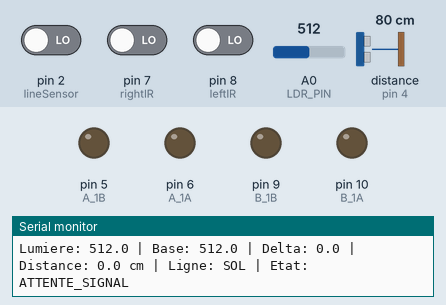
A sketch run on a simulated Arduino Uno, built with avr-gcc and run on an emulated ATmega328P. Shown: output pins drawn as LEDs (lit = HIGH), the last lines printed to the serial monitor. The inputs (shaded band) are chosen by the test bench; at power-on: A0 (LDR_PIN) = 512, pin 2 (lineSensor) LOW, pin 8 (leftIR) LOW, pin 7 (rightIR) LOW, distance to the obstacle (sensor on pin 4) 80 cm. The echo pulse lasts 58.3 µs per cm; pins used as bus, display or sensor lines are not drawn.

Above: at 5.4 s.
5.5 s: A0 (LDR_PIN) set to 555
At 7.0 s:
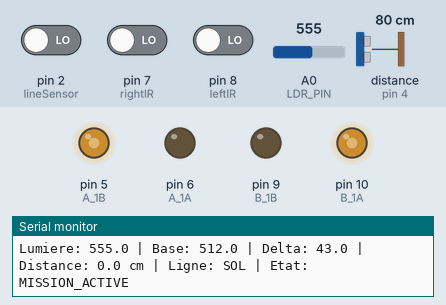
7.3 s: pin 2 (lineSensor) driven HIGH
At 8.64 s:
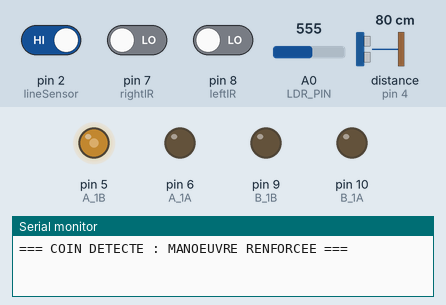
10.3 s: pin 2 (lineSensor) driven LOW
11.8 s: pin 8 (leftIR) driven HIGH
At 12.6 s:
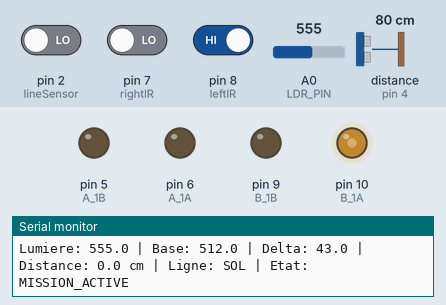
13.3 s: pin 7 (rightIR) driven HIGH
At 14.2 s:
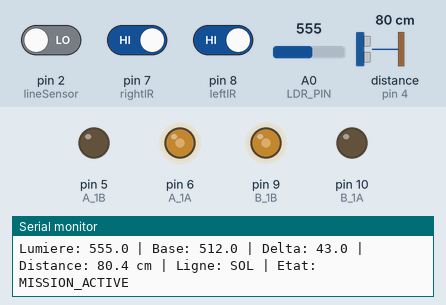
15.0 s: pin 2 (lineSensor) driven HIGH and pin 7 (rightIR) driven LOW
At 15.75 s:
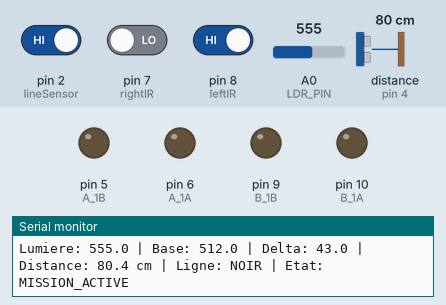
Timing chart, 0 to 19.0 s (numbered marks = the images above; inputs shaded):
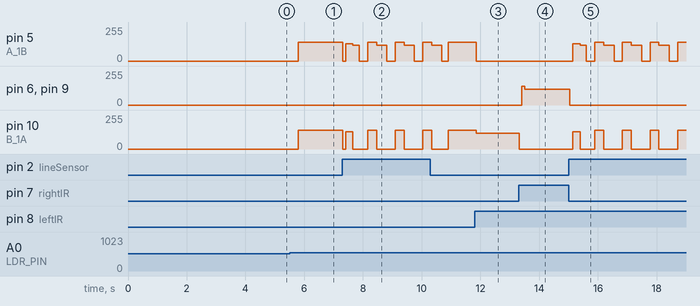

Measured:
- the behaviour switches between 541 and 542 on A0 (LDR_PIN) (found by bisection; images 0 and 1)
- after the input at 5.5 s, pin 5 (A_1B), pin 10 (B_1A): 0/255 → 140/255 after 0.30 s
- after the input at 7.3 s, pin 5 (A_1B): 140/255 → 0/255 at once, → 130/255 0.10 s later, → 120/255 0.25 s later, → 0/255 0.22 s later, … (11 changes in this stretch); pin 10 (B_1A): 140/255 → 0/255 at once, → 130/255 0.10 s later, → 0/255 0.25 s later, → 140/255 0.51 s later, … (8 changes in this stretch)
- after the input at 11.8 s, pin 5 (A_1B): 140/255 → 0/255 after 0.06 s; pin 10 (B_1A): 140/255 → 120/255 after 0.06 s
- after the input at 13.3 s, pin 6 (A_1A): 0/255 → 140/255 after 0.10 s, → 120/255 0.10 s later; pin 9 (B_1B): 0/255 → 140/255 after 0.11 s, → 120/255 0.10 s later; pin 10 (B_1A): 120/255 → 0/255 at once
- after the input at 15.0 s, pin 5 (A_1B): 0/255 → 130/255 after 0.14 s, → 120/255 0.25 s later, → 0/255 0.22 s later, → 140/255 0.29 s later, … (13 changes in this stretch); pin 6 (A_1A): 120/255 → 0/255 at once

The sketch:

i_0_9_hardware_prototype.ino
```cpp
#include <EEPROM.h>

// ============================================================
// MOTEURS ET CAPTEURS DEJA VALIDES
// ============================================================

float motorAOffset = 1.0;
float motorBOffset = 1.0;

const int A_1B = 5;
const int A_1A = 6;
const int B_1B = 9;
const int B_1A = 10;

const int echoPin = 4;
const int trigPin = 3;

const int rightIR = 7;
const int leftIR = 8;

// Capteur de ligne : 0 = sol rouge, 1 = ruban noir.
const int lineSensor = 2;

// ============================================================
// PHOTORESISTANCE
// ============================================================

const int LDR_PIN = A0;

const int LIGHT_SAMPLE_COUNT = 10;
const int LIGHT_SAMPLE_DELAY_MS = 2;

// La lampe declenche la mission a partir de Base + 30.
const float SIGNAL_DELTA = 30.0;

// Zone neutre utilisee pour suivre lentement la lumiere ambiante.
const float BASELINE_TRACK_DELTA = 15.0;
const float BASELINE_ALPHA = 0.02;

// Valeur initiale a tester pour l'arrivee pres de la lampe.
// Avec le test integre, Base + 220 correspond approximativement
// a une lampe situee entre 20 et 50 cm du capteur.
const float ARRIVAL_DELTA = 220.0;

// Le robot valide la cible uniquement à 25 cm ou moins.
const float TARGET_DISTANCE_CM = 25.0;

const int REQUIRED_LIGHT_READINGS = 5;

float lightBaseline = 0.0;
float lightValue = 0.0;
float lightDelta = 0.0;

int signalCount = 0;
int arrivalCount = 0;

enum RobotState {
  WAITING_FOR_SIGNAL,
  MISSION_ACTIVE,
  TARGET_REACHED
};

RobotState robotState = WAITING_FOR_SIGNAL;

float lastDistance = 0.0;
int lineValue = LOW;
unsigned long lastBoundaryDetection = 0;
unsigned long lastStatusPrint = 0;

// ============================================================
// MESURES
// ============================================================

float readSensorData() {
  digitalWrite(trigPin, LOW);
  delayMicroseconds(2);
  digitalWrite(trigPin, HIGH);
  delayMicroseconds(10);
  digitalWrite(trigPin, LOW);

  // Limite l'attente a 30 ms. Une duree nulle signifie qu'aucun echo
  // ultrasonique n'a ete recu, et non qu'un obstacle se trouve a 0 cm.
  unsigned long duration = pulseIn(echoPin, HIGH, 30000);

  if (duration == 0) {
    return 0.0;
  }

  return duration / 58.00;
}

float readLightAverage() {
  long total = 0;

  for (int i = 0; i < LIGHT_SAMPLE_COUNT; i++) {
    total += analogRead(LDR_PIN);
    delay(LIGHT_SAMPLE_DELAY_MS);
  }

  return total / float(LIGHT_SAMPLE_COUNT);
}

void calibrateLightBaseline() {
  // Environ 3 secondes. La lampe cible doit rester eteinte.
  const int calibrationReadings = 150;
  float total = 0.0;

  for (int i = 0; i < calibrationReadings; i++) {
    total += readLightAverage();
  }

  lightBaseline = total / calibrationReadings;
}

// ============================================================
// COMMANDES DES MOTEURS
// ============================================================

bool forwardRestartRequired = true;

const int FORWARD_RESTART_SPEED = 140;
const int FORWARD_RESTART_MS = 100;
const int FORWARD_DIRECTION_PAUSE_MS = 80;

void writeForwardOutputs(int speed) {
  analogWrite(A_1B, 0);
  analogWrite(A_1A, int(speed * motorBOffset));
  analogWrite(B_1B, int(speed * motorAOffset * 1.00));
  analogWrite(B_1A, 0);
}

void moveForward(int speed) {
  if (forwardRestartRequired) {
    // Courte pause neutre après un recul ou un virage.
    analogWrite(A_1B, 0);
    analogWrite(A_1A, 0);
    analogWrite(B_1B, 0);
    analogWrite(B_1A, 0);
    delay(FORWARD_DIRECTION_PAUSE_MS);

    // Impulsion brève pour vaincre le blocage mécanique au redémarrage.
    writeForwardOutputs(FORWARD_RESTART_SPEED);
    delay(FORWARD_RESTART_MS);

    forwardRestartRequired = false;
  }

  // Retour immédiat à la vitesse normale calibrée.
  writeForwardOutputs(speed);
}

void moveBackward(int speed) {
  forwardRestartRequired = true;

  analogWrite(A_1B, int(speed * motorAOffset));
  analogWrite(A_1A, 0);
  analogWrite(B_1B, 0);
  analogWrite(B_1A, int(speed * motorBOffset));
}

void backLeft(int speed) {
  forwardRestartRequired = true;

  analogWrite(A_1B, speed);
  analogWrite(A_1A, 0);
  analogWrite(B_1B, 0);
  analogWrite(B_1A, 0);
}

void backRight(int speed) {
  forwardRestartRequired = true;

  analogWrite(A_1B, 0);
  analogWrite(A_1A, 0);
  analogWrite(B_1B, 0);
  analogWrite(B_1A, speed);
}

void stopMove() {
  analogWrite(A_1B, 0);
  analogWrite(A_1A, 0);
  analogWrite(B_1B, 0);
  analogWrite(B_1A, 0);
}

void avoidBoundary() {
  unsigned long now = millis();

  bool cornerDetected =
      lastBoundaryDetection != 0 &&
      now - lastBoundaryDetection < 2500;

  lastBoundaryDetection = now;

  if (cornerDetected) {
    Serial.println("=== COIN DETECTE : MANOEUVRE RENFORCEE ===");
  } else {
    Serial.println("=== LIGNE NOIRE : RETOUR VERS LA GRILLE ===");
  }

  stopMove();
  delay(100);

  if (cornerDetected) {
    moveBackward(140);
    delay(300);

    backLeft(120);
    delay(350);
  } else {
    moveBackward(130);
    delay(250);

    backLeft(120);
    delay(220);
  }

  stopMove();
  delay(100);
}

// ============================================================
// LOGIQUE LUMINEUSE
// ============================================================

void updateLightState() {
  lightValue = readLightAverage();
  lightDelta = lightValue - lightBaseline;

  if (robotState == WAITING_FOR_SIGNAL) {
    if (lightDelta >= SIGNAL_DELTA) {
      signalCount++;
    } else {
      signalCount = 0;
    }

    if (signalCount >= REQUIRED_LIGHT_READINGS) {
      robotState = MISSION_ACTIVE;
      signalCount = 0;
      Serial.println("=== SIGNAL CONFIRME : MISSION DEMARREE ===");
    } else if (lightDelta < BASELINE_TRACK_DELTA) {
      // Suivi lent de la lumière ambiante avant la mission.
      lightBaseline =
          (1.0 - BASELINE_ALPHA) * lightBaseline
          + BASELINE_ALPHA * lightValue;
    }

  } else if (robotState == MISSION_ACTIVE) {
    // La cible doit être lumineuse ET suffisamment proche.
    if (lightDelta >= ARRIVAL_DELTA) {
      lastDistance = readSensorData();

      bool targetCloseEnough =
          lastDistance > 2.0 &&
          lastDistance <= TARGET_DISTANCE_CM;

      if (targetCloseEnough) {
        arrivalCount++;
      } else {
        arrivalCount = 0;
      }
    } else {
      arrivalCount = 0;
    }

    if (arrivalCount >= REQUIRED_LIGHT_READINGS) {
      robotState = TARGET_REACHED;
      arrivalCount = 0;
      stopMove();

      Serial.println(
          "=== CIBLE LUMINEUSE PROCHE : ROBOT ARRETE ==="
      );
    }
  }
}

const char* stateName() {
  if (robotState == WAITING_FOR_SIGNAL) {
    return "ATTENTE_SIGNAL";
  }

  if (robotState == MISSION_ACTIVE) {
    return "MISSION_ACTIVE";
  }

  return "CIBLE_ATTEINTE";
}

void printStatus() {
  if (millis() - lastStatusPrint < 500) {
    return;
  }

  lastStatusPrint = millis();

  Serial.print("Lumiere: ");
  Serial.print(lightValue, 1);
  Serial.print(" | Base: ");
  Serial.print(lightBaseline, 1);
  Serial.print(" | Delta: ");
  Serial.print(lightValue - lightBaseline, 1);
  Serial.print(" | Distance: ");
  Serial.print(lastDistance, 1);
  Serial.print(" cm | Ligne: ");
  Serial.print(lineValue == HIGH ? "NOIR" : "SOL");
  Serial.print(" | Etat: ");
  Serial.println(stateName());
}

// ============================================================
// CONDUITE AUTONOME VALIDEE
// ============================================================

void runAutonomousDriving() {
  lineValue = digitalRead(lineSensor);

  // La limite noire conserve la priorité absolue.
  if (lineValue == HIGH) {
    avoidBoundary();
    return;
  }

  int left = digitalRead(leftIR);    // 0 = obstacle, 1 = libre
  int right = digitalRead(rightIR);

  // Obstacle uniquement à gauche.
  if (!left && right) {
    backLeft(120);
  }

  // Obstacle uniquement à droite.
  else if (left && !right) {
    backRight(120);
  }

  // Obstacles détectés des deux côtés.
  else if (!left && !right) {
    moveBackward(140);
  }

  else {
    // Aucun obstacle latéral : contrôle ultrasonique frontal.
    lastDistance = readSensorData();

    if (lastDistance == 0) {
      // Aucun écho : chemin considéré comme libre.
      moveForward(120);
    }

    else if (lastDistance <= 2) {
      // Mesure très proche ou zone aveugle.
      stopMove();
    }

    else if (lastDistance < 20) {
      // Obstacle frontal : recul court et virage léger.
      moveBackward(140);
      delay(250);

      backLeft(120);
      delay(220);

      stopMove();
      delay(100);
    }

    else {
      moveForward(120);
    }
  }
}

// ============================================================
// INITIALISATION ET BOUCLE PRINCIPALE
// ============================================================

void setup() {
  Serial.begin(9600);

  pinMode(A_1B, OUTPUT);
  pinMode(A_1A, OUTPUT);
  pinMode(B_1B, OUTPUT);
  pinMode(B_1A, OUTPUT);

  pinMode(echoPin, INPUT);
  pinMode(trigPin, OUTPUT);

  pinMode(leftIR, INPUT);
  pinMode(rightIR, INPUT);
  pinMode(lineSensor, INPUT);

  stopMove();

  byte savedA = EEPROM.read(0);
  byte savedB = EEPROM.read(1);

  if (savedA >= 50 && savedA <= 100) {
    motorAOffset = savedA / 100.0;
  } else {
    motorAOffset = 1.0;
  }

  if (savedB >= 50 && savedB <= 100) {
    motorBOffset = savedB / 100.0;
  } else {
    motorBOffset = 1.0;
  }

  delay(1000);

  Serial.println("Calibration lumineuse : lampe cible eteinte...");
  calibrateLightBaseline();

  Serial.print("Base lumineuse = ");
  Serial.println(lightBaseline, 1);
  Serial.print("Offsets A/B = ");
  Serial.print(motorAOffset, 2);
  Serial.print(" / ");
  Serial.println(motorBOffset, 2);
  Serial.println("Robot immobile : attente du signal lumineux.");
}

void loop() {
  lineValue = digitalRead(lineSensor);

  // Pendant une mission, la ligne noire est traitee avant la lumiere
  // et avant les autres capteurs afin d'empecher toute sortie de grille.
  if (robotState == MISSION_ACTIVE && lineValue == HIGH) {
    avoidBoundary();
    printStatus();
    delay(50);
    return;
  }

  updateLightState();

  if (robotState == WAITING_FOR_SIGNAL) {
    stopMove();
  } else if (robotState == MISSION_ACTIVE) {
    runAutonomousDriving();
  } else {
    stopMove();
  }

  printStatus();

  delay(50);
}
```
